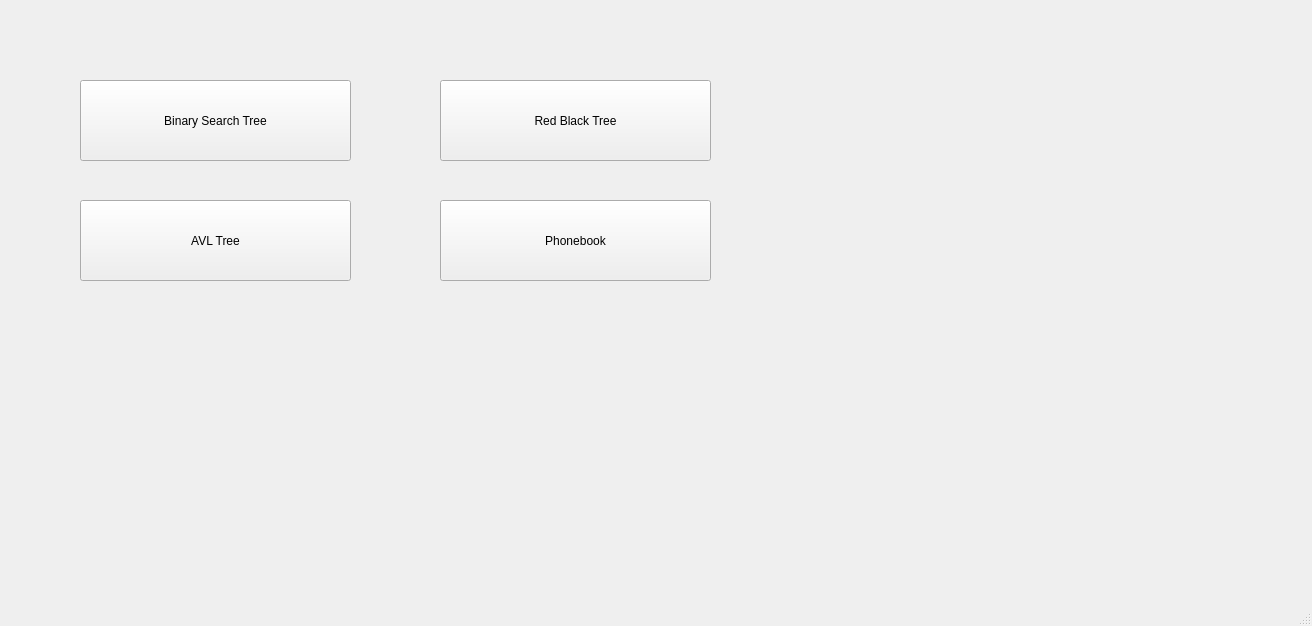
<?xml version="1.0" encoding="UTF-8"?>
<ui version="4.0">
 <class>MainWindow</class>
 <widget class="QMainWindow" name="MainWindow">
  <property name="geometry">
   <rect>
    <x>0</x>
    <y>0</y>
    <width>1312</width>
    <height>626</height>
   </rect>
  </property>
  <property name="windowTitle">
   <string>MainWindow</string>
  </property>
  <widget class="QWidget" name="centralwidget">
   <widget class="QPushButton" name="binarysearchtreebutton">
    <property name="geometry">
     <rect>
      <x>80</x>
      <y>80</y>
      <width>271</width>
      <height>81</height>
     </rect>
    </property>
    <property name="text">
     <string>Binary Search Tree</string>
    </property>
   </widget>
   <widget class="QPushButton" name="binarysearchtreebutton_2">
    <property name="geometry">
     <rect>
      <x>440</x>
      <y>80</y>
      <width>271</width>
      <height>81</height>
     </rect>
    </property>
    <property name="text">
     <string>Red Black Tree</string>
    </property>
   </widget>
   <widget class="QPushButton" name="binarysearchtreebutton_3">
    <property name="geometry">
     <rect>
      <x>80</x>
      <y>200</y>
      <width>271</width>
      <height>81</height>
     </rect>
    </property>
    <property name="text">
     <string>AVL Tree</string>
    </property>
   </widget>
   <widget class="QPushButton" name="binarysearchtreebutton_4">
    <property name="geometry">
     <rect>
      <x>440</x>
      <y>200</y>
      <width>271</width>
      <height>81</height>
     </rect>
    </property>
    <property name="text">
     <string>Phonebook</string>
    </property>
   </widget>
  </widget>
  <widget class="QMenuBar" name="menubar">
   <property name="geometry">
    <rect>
     <x>0</x>
     <y>0</y>
     <width>1312</width>
     <height>22</height>
    </rect>
   </property>
  </widget>
  <widget class="QStatusBar" name="statusbar"/>
 </widget>
 <resources/>
 <connections/>
</ui>
